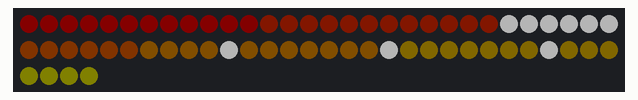
Recording of a sketch running on a simulated Arduino Uno, built with avr-gcc and run on an emulated ATmega328P. On the bench: 64 RGB LEDs in strip order, left to right, continuing on the next row. Dim RGB values are drawn brighter than linear; the local clock reads 2024-03-15 10:24:30 at power-on unless the sketch sets it; what the sketch prints to the serial monitor is not drawn.

Above: at 3.15 s.
At 4.68 s:
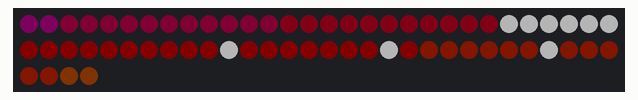
At 7.74 s:
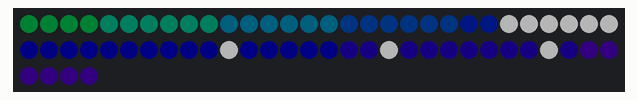
At 12.63 s:
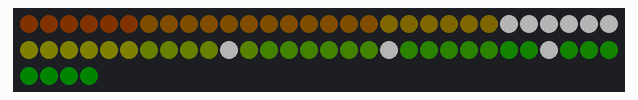
At 16.91 s:
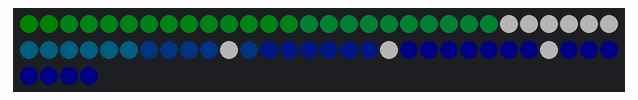
At 21.19 s:
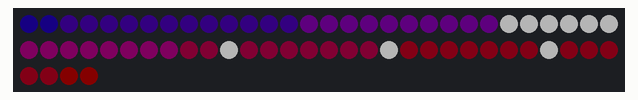

The sketch:

word_clock.ino
```cpp
#include <Wire.h>
#include "RTClib.h"

RTC_DS3231 rtc;

#include <FastLED.h>

#define LED_PIN     5
#define NUM_LEDS    64
#define BRIGHTNESS  64
#define LED_TYPE    WS2812
#define COLOR_ORDER GRB


//settings
#define MODE 1 //1 for white words with rainbow bg, 2 for changing bg with colored words, 3 for plain bg with colored words, 4 for only words in rainbow
               // if you want to customise the display, you can make your own modes at the bottom of the code
#define BG_brightness 30
#define WORDS_brightness 255
#define hispeed true // if true, the LED transition will be set to maximum speed
#define UPDATES_PER_SECOND 10 // if hispeed is false, you can adjust the speed

CRGB leds[NUM_LEDS];

CRGBPalette16 currentPalette;
TBlendType    currentBlending;

int currentView[] = {
  0,0,0,0,0,0,0,0,
  0,0,0,0,0,0,0,0,
  0,0,0,0,0,0,0,0,
  0,0,0,0,0,0,0,0,
  0,0,0,0,0,0,0,0,
  0,0,0,0,0,0,0,0,
  0,0,0,0,0,0,0,0,
  0,0,0,0,0,0,0,0,
}; // to check the state of each LED (on or off)

/* start of declaring LEDs */

int five[] = {
   3,4,5,6,
 };
 int ten[] = {
   0,1,2,
 };
 int fifteen[]={
   16,17,18,20,21,22,23,
 };
 int twenty[]={
   24,25,26,27,28,29,
 };
 int thirty[]={
   8,9,10,11,13,15,
 };
 int forty[]={
   8,9,10,12,14,
 };
 int fifty[]={
   19,20,21,22,23,
 };


 int hours00[] = {
   41,42,44,45,46,47
 }; //12
 int hours01[] = {
   32,35,38,
 }; //1
 int hours02[] = {
   38,46,54,
 }; //2
 int hours03[] = {
   48,49,50,52,54,
 }; //3
 int hours04[] = {
   36,37,38,39,
 }; //4
 int hours05[] = {
   49,51,53,55,
 }; //5
 int hours06[] = {
   61,62,63
 }; //6
 int hours07[] = {
   40,41,42,43,63,
 }; //7
 int hours08[] = {
   56,57,58,59,60,
 }; //8
 int hours09[] = {
   32,33,34,35,
 }; //9
 int hours10[] = {
   40,48,56,
 };  //10
 int hours11[] = {
   40,41,42,43,44,45,
 }; //11

/* end of declaring LEDs */

int sayMinutes;
int oldMinutes;
int sayHours;

void setup() {
  Serial.begin(9600);

  delay(3000); //"safety delay"
  FastLED.addLeds<LED_TYPE, LED_PIN, COLOR_ORDER>(leds, NUM_LEDS).setCorrection( TypicalLEDStrip );
  FastLED.setBrightness(BRIGHTNESS);
  currentPalette = RainbowColors_p;
  currentBlending = LINEARBLEND;

  if (! rtc.begin()) {
    Serial.println("Couldn't find RTC");
    while (1);
  }
  if (rtc.lostPower()) {
    Serial.println("RTC lost power, lets set the time!");
    // following line sets the RTC to the date & time this sketch was compiled
    rtc.adjust(DateTime(F(__DATE__), F(__TIME__)));
  }
}

void loop() {
    static uint8_t startIndex = 0;
    DateTime now = rtc.now();
    sayMinutes = now.minute()/5;
    sayHours = now.hour()%12;
      if (sayMinutes!=oldMinutes){
        oldMinutes=sayMinutes;
        for (int i = 0; i < 64; i++){
          currentView[i] = 0;
        }
        checkTime();
      }
    startIndex = startIndex + 1; /* motion speed */
    FillLEDsFromPaletteColors(startIndex);
    FastLED.show();
    if (hispeed == false){
      FastLED.delay(1000/UPDATES_PER_SECOND);
    }
  Serial.print(now.hour());
  Serial.print(':');
  Serial.print(now.minute());
  Serial.println();
}

void checkTime() {

    DateTime now = rtc.now();
    sayMinutes = now.minute()/5;
    sayHours = now.hour()%12;
/* ****************************************
   minutes
**************************************** */
  int toTurnOn = 0;
  //reset

  if (sayMinutes==0){
  //nothing
  }
    else if (sayMinutes==1){
      for(int i=0;i<sizeof(five)/2;i++){
        toTurnOn = five[i];
        currentView[toTurnOn]=1;
      }
      currentView[30]=1;
      currentView[31]=1;
    }
    //ten
    else if (sayMinutes==2){
      for(int i=0;i<sizeof(ten)/2;i++){
        toTurnOn = ten[i];
        currentView[toTurnOn]=1;
      }
    }
    //fifteen
    else if (sayMinutes==3){
      for(int i=0;i<sizeof(fifteen)/2;i++){
        toTurnOn = fifteen[i];
        currentView[toTurnOn]=1;
      }
    }
    //twenty
    else if (sayMinutes==4){
      for(int i=0;i<sizeof(twenty)/2;i++){
        toTurnOn = twenty[i];
        currentView[toTurnOn]=1;
      }
    }
    //twenty five
    else if (sayMinutes==5){
      for(int i=0;i<sizeof(twenty)/2;i++){
        toTurnOn = twenty[i];
        currentView[toTurnOn]=1;
      }
      for(int i=0;i<sizeof(five)/2;i++){
        toTurnOn = five[i];
        currentView[toTurnOn]=1;
      }
    }
    //thirty past
    else if (sayMinutes==6){
      for(int i=0;i<sizeof(thirty)/2;i++){
        toTurnOn = thirty[i];
        currentView[toTurnOn]=1;
      }
    }
    //thirty five past
    else if (sayMinutes==7){
      for(int i=0;i<sizeof(thirty)/2;i++){
        toTurnOn = thirty[i];
        currentView[toTurnOn]=1;
      }
      for(int i=0;i<sizeof(five)/2;i++){
        toTurnOn = five[i];
        currentView[toTurnOn]=1;
      }
    }
    //forty
    else if (sayMinutes==8){
      for(int i=0;i<sizeof(forty)/2;i++){
        toTurnOn = forty[i];
        currentView[toTurnOn]=1;
      }
    }
    //forty five
    else if (sayMinutes==9){
      for(int i=0;i<sizeof(forty)/2;i++){
        toTurnOn = forty[i];
        currentView[toTurnOn]=1;
      }
      for(int i=0;i<sizeof(five)/2;i++){
        toTurnOn = five[i];
        currentView[toTurnOn]=1;
      }
    }
    //fifty
    else if (sayMinutes==10){
      for(int i=0;i<sizeof(fifty)/2;i++){
        toTurnOn = fifty[i];
        currentView[toTurnOn]=1;
      }
    }
    //fifty five
    else if (sayMinutes==11){
      for(int i=0;i<sizeof(fifty)/2;i++){
        toTurnOn = fifty[i];
        currentView[toTurnOn]=1;
      }
      for(int i=0;i<sizeof(five)/2;i++){
        toTurnOn = five[i];
        currentView[toTurnOn]=1;
      }
  }
/* ****************************************
    hours
**************************************** */

    if (sayHours==0){
      for(int i=0;i<sizeof(hours00)/2;i++){
        toTurnOn = hours00[i];
        currentView[toTurnOn]=1;
      }
    }
    else if (sayHours==1){
      for(int i=0;i<sizeof(hours01)/2;i++){
        toTurnOn = hours01[i];
        currentView[toTurnOn]=1;
      }
    }
    else if (sayHours==2){
      for(int i=0;i<sizeof(hours02)/2;i++){
        toTurnOn = hours02[i];
        currentView[toTurnOn]=1;
      }
    }
    else if (sayHours==3){
      for(int i=0;i<sizeof(hours03)/2;i++){
        toTurnOn = hours03[i];
        currentView[toTurnOn]=1;
      }
    }
    else if (sayHours==4){
      for(int i=0;i<sizeof(hours04)/2;i++){
        toTurnOn = hours04[i];
        currentView[toTurnOn]=1;
      }
    }
    else if (sayHours==5){
      for(int i=0;i<sizeof(hours05)/2;i++){
        toTurnOn = hours05[i];
        currentView[toTurnOn]=1;
      }
    }
    else if (sayHours==6){
      for(int i=0;i<sizeof(hours06)/2;i++){
        toTurnOn = hours06[i];
        currentView[toTurnOn]=1;
      }
    }
    else if (sayHours==7){
      for(int i=0;i<sizeof(hours07)/2;i++){
        toTurnOn = hours07[i];
        currentView[toTurnOn]=1;
      }
    }
    else if (sayHours==8){
      for(int i=0;i<sizeof(hours08)/2;i++){
        toTurnOn = hours08[i];
        currentView[toTurnOn]=1;
      }
    }
    else if (sayHours==9){
      for(int i=0;i<sizeof(hours09)/2;i++){
        toTurnOn = hours09[i];
        currentView[toTurnOn]=1;
      }
    }
    else if (sayHours==10){
      for(int i=0;i<sizeof(hours10)/2;i++){
        toTurnOn = hours10[i];
        currentView[toTurnOn]=1;
      }
    }
    else if (sayHours==11){
      for(int i=0;i<sizeof(hours11)/2;i++){
        toTurnOn = hours11[i];
        currentView[toTurnOn]=1;
      }
    }
}

/* As the name implies, it fills the LEDs based on the palette of colours */


void FillLEDsFromPaletteColors( uint8_t colorIndex)
{
  static uint8_t BG_RGB = 0;


// mode 1: words are white, background is rainbow
  if (MODE==1){
    for( int i = 0; i < NUM_LEDS; i++) {
      if (currentView[i]==1){
        leds[i].setRGB(255,255,255);
        colorIndex += 1;
      }
      else{
        leds[i] = ColorFromPalette( currentPalette, colorIndex, BG_brightness, currentBlending);
        colorIndex += 1;
      }
    }
  }

// mode 2: words are white, background is solid color but changes
  if (MODE==2){
    BG_RGB += 1;
    for( int i = 0; i < NUM_LEDS; i++) {
      if (currentView[i]==1){
        leds[i] = ColorFromPalette( currentPalette, colorIndex, WORDS_brightness, currentBlending);
        colorIndex += 3;
      }
      else{
        leds[i] = ColorFromPalette( currentPalette, BG_RGB, BG_brightness, currentBlending);
        colorIndex += 3;
      }
    }
  }

// mode 3: words are rainbow, background is solid color without changing
  if (MODE==3){
    for( int i = 0; i < NUM_LEDS; i++) {
      if (currentView[i]==1){
        leds[i] = ColorFromPalette( currentPalette, colorIndex, WORDS_brightness, currentBlending);
        colorIndex += 1;
      }
      else{
        leds[i].setRGB(0,10,15);
        colorIndex += 1;
      }
    }
  }

// mode 4: words are rainbow, background is turned off
  if (MODE==4){
    BG_RGB += 3;
    for( int i = 0; i < NUM_LEDS; i++) {
      if (currentView[i]==1){
        leds[i] = ColorFromPalette( currentPalette, colorIndex, WORDS_brightness, currentBlending);
        colorIndex += 1;
      }
      else{
        leds[i].setRGB(0,0,0);
        colorIndex += 1;
      }
    }
  }

}
```
